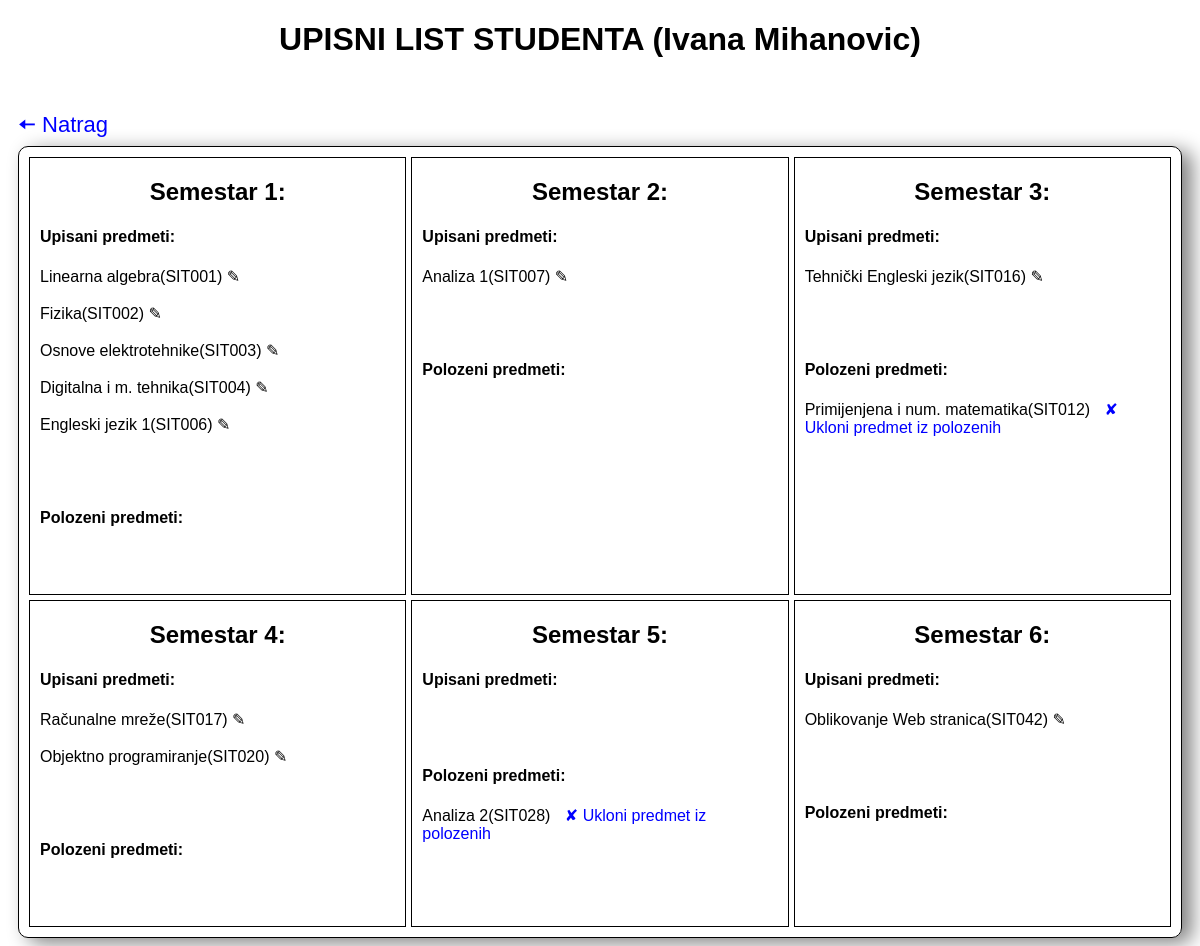
Screenshot of /upis_predmeta_red_admin/34 (signed in) with the database file from the repository.
### app/models.py (models this page shows, shortened)
class Predmeti(models.Model):
  IZBORNI = (('da', 'DA'), ('ne', 'NE'))
  ime = models.CharField(max_length=30)
  kod = models.CharField(max_length=30)
  program = models.TextField()
  bodovi = models.IntegerField()
  sem_redovni = models.IntegerField()
  sem_izvanredni = models.IntegerField()
  izborni = models.CharField(max_length=30, choices=IZBORNI)

class UpisniList(models.Model):
  student = models.ForeignKey(User, on_delete=models.CASCADE, blank = True)
  predmet = models.ForeignKey(Predmeti, on_delete=models.CASCADE, blank = True)
  status = models.CharField(max_length=30)

### app/decorators.py (the view)
    def wrap(*args, **kwargs):
        print(args[0].user)
        print(args[0].user.role.role)
        if args[0].user.role.role == 'admin':
            return function(*args, **kwargs)
        else:
          return redirect('login_user')

### app/templates/upis_predmeta_red_admin.html (shortened to what this page needs)
{% extends 'base.html' %}
{% block upis_predmeta_red_admin %}
<h1>UPISNI LIST STUDENTA ({{student.first_name}} {{student.last_name}})</h1>
<a class="link_uredi4" href="{%url 'redovni_studenti' %}">&#129060; Natrag</a>
<div class="upisni_list">
  <div class="red-sem">
    <h2>Semestar 1:</h2>
    <h4>Upisani predmeti:</h4>
    {%for upisan in predmeti%}
      {%for predmet in list_u%}
        {%if upisan.id == predmet.predmet_id and upisan.sem_redovni == 1 %}
          {{upisan.ime}}({{upisan.kod}}) &#9998;<br><br>
        {%endif%}
      {%endfor%}
    {%endfor%}
    <br><br>
    <h4>Polozeni predmeti:</h4>
    <br><br>
  </div>
  <div class="red-sem">
    <h2>Semestar 2:</h2>
    <h4>Upisani predmeti:</h4>
    {%for upisan in predmeti%}
      {%for predmet in list_u%}
        {%if upisan.id == predmet.predmet_id and upisan.sem_redovni == 2 %}
          {{upisan.ime}}({{upisan.kod}}) &#9998;<br><br>
        {%endif%}
      {%endfor%}
    {%endfor%}
    <br><br>
    <h4>Polozeni predmeti:</h4>
    <br><br>
  </div>
  <div class="red-sem">
    <h2>Semestar 3:</h2>
    <h4>Upisani predmeti:</h4>
    {%for upisan in predmeti%}
      {%for predmet in list_u%}
        {%if upisan.id == predmet.predmet_id and upisan.sem_redovni == 3 %}
          {{upisan.ime}}({{upisan.kod}}) &#9998;<br><br>
        {%endif%}
      {%endfor%}
    {%endfor%}
    <br><br>
    <h4>Polozeni predmeti:</h4>
    {%for upisan in predmeti%}
      {%for predmet in list_p%}
        {%if upisan.id == predmet.predmet_id and upisan.sem_redovni == 3 %}
          {{upisan.ime}}({{upisan.kod}}) <a href="{%url 'status_upisan' student.id predmet.predmet_id%}">&#10008; Ukloni predmet iz polozenih</a><br><br>
        {%endif%}
      {%endfor%}
    {%endfor%}
    <br><br>
  </div>
  <div class="red-sem">
    <h2>Semestar 4:</h2>
    <h4>Upisani predmeti:</h4>
    {%for upisan in predmeti%}
      {%for predmet in list_u%}
        {%if upisan.id == predmet.predmet_id and upisan.sem_redovni == 4 %}
          {{upisan.ime}}({{upisan.kod}}) &#9998;<br><br>
        {%endif%}
      {%endfor%}
    {%endfor%}
    <br><br>
    <h4>Polozeni predmeti:</h4>
    <br><br>
  </div>
  <div class="red-sem">
    <h2>Semestar 5:</h2>
    <h4>Upisani predmeti:</h4>
    <br><br>
    <h4>Polozeni predmeti:</h4>
    {%for upisan in predmeti%}
      {%for predmet in list_p%}
        {%if upisan.id == predmet.predmet_id and upisan.sem_redovni == 5 %}
          {{upisan.ime}}({{upisan.kod}}) <a href="{%url 'status_upisan' student.id predmet.predmet_id%}">&#10008; Ukloni predmet iz polozenih</a><br><br>
        {%endif%}
      {%endfor%}
    {%endfor%}
    <br><br>
  </div>
  <div class="red-sem">
    <h2>Semestar 6:</h2>
    <h4>Upisani predmeti:</h4>
    {%for upisan in predmeti%}
      {%for predmet in list_u%}
        {%if upisan.id == predmet.predmet_id and upisan.sem_redovni == 6 %}
          {{upisan.ime}}({{upisan.kod}}) &#9998;<br><br>
        {%endif%}
      {%endfor%}
    {%endfor%}
    <br><br>
    <h4>Polozeni predmeti:</h4>
    <br><br>
  </div>
</div>
{% endblock %}

### app/templates/base.html (style rules this page uses)
* { box-sizing: border-box; font-family: sans-serif; }
h1 { text-align: center; margin-bottom: 50px; }
a { text-decoration: none; color:blue; margin-left:10px; }
.upisni_list { display: grid; grid-template-columns: 1fr 1fr 1fr; border: 1px solid black; border-radius: 10px; padding:10px; gap:5px; box-shadow: 10px 5px 20px grey; margin: 0 10px 0 10px; }
.red-sem { border:1px solid black; padding: 0 10px 10px 10px; }
h2 { text-align: center; }
.link_uredi4 { font-size: 22px; }

### rows the page displays
Predmeti: ime "Linearna algebra", kod "SIT001"
Predmeti: ime "Fizika", kod "SIT002"
Predmeti: ime "Osnove elektrotehnike", kod "SIT003"
Predmeti: ime "Digitalna i m. tehnika", kod "SIT004"
Predmeti: ime "Engleski jezik 1", kod "SIT006"
Predmeti: ime "Analiza 1", kod "SIT007"
Predmeti: ime "Tehnički Engleski jezik", kod "SIT016"
Predmeti: ime "Primijenjena i num. matematika", kod "SIT012"
Predmeti: ime "Računalne mreže", kod "SIT017"
Predmeti: ime "Objektno programiranje", kod "SIT020"
Predmeti: ime "Analiza 2", kod "SIT028"
Predmeti: ime "Oblikovanje Web stranica", kod "SIT042"

### other values shown
{{ student.first_name }} "Ivana"
{{ student.last_name }} "Mihanovic"
